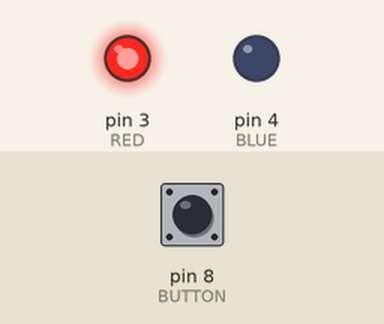
Recording of a sketch running on a simulated Arduino Uno, built with avr-gcc and run on an emulated ATmega328P. On the bench: output pins drawn as LEDs (lit = HIGH). The test bench sets the inputs (shaded band); at power-on: pin 8 (BUTTON) HIGH.

Above: at 1.2 s.
1.3 s: pin 8 (BUTTON) pulled LOW for 0.15 s
At 1.37 s:
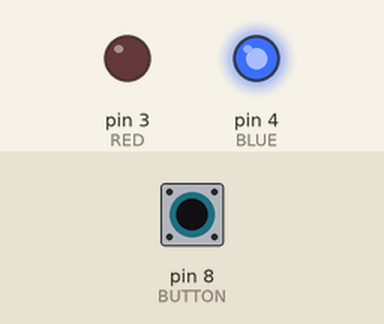
2.9 s: pin 8 (BUTTON) pulled LOW for 3.2 s
At 7.0 s:
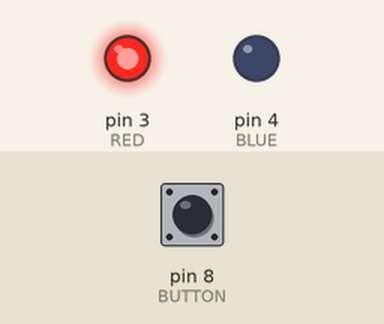
Timing chart, 0 to 8.5 s (numbered marks = the images above; inputs shaded):
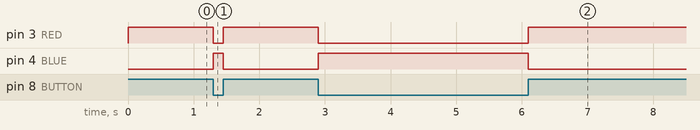

Measured:
- after the input at 1.3 s, pin 3 (RED): HIGH → LOW at once, → HIGH 0.15 s later; pin 4 (BLUE): LOW → HIGH at once, → LOW 0.15 s later
- after the input at 2.9 s, pin 3 (RED): HIGH → LOW at once, → HIGH 3.2 s later; pin 4 (BLUE): LOW → HIGH at once, → LOW 3.2 s later

The sketch:

test_leds.ino
```cpp
#define BUTTON 8
#define RED 3
#define BLUE 4

void setup()
{
  // Serial for monitor on PC
  Serial.begin(9600);

  //Assign Pin Behaviors
  pinMode(BUTTON, INPUT);
  pinMode(RED, OUTPUT);
  pinMode(BLUE, OUTPUT);

  digitalWrite(RED, HIGH);
}

void loop()
{
  //Read button state
  int button = digitalRead(BUTTON);
  //Button in LOW State
  if (button == LOW) {
    digitalWrite(BLUE, HIGH);
    digitalWrite(RED, LOW);
  } else {
    digitalWrite(BLUE, LOW);
    digitalWrite(RED, HIGH);
  }
}
```
